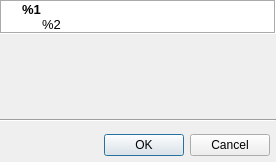
<?xml version="1.0" encoding="UTF-8"?>
<ui version="4.0">
 <class>Dialog</class>
 <widget class="QDialog" name="Dialog">
  <property name="geometry">
   <rect>
    <x>0</x>
    <y>0</y>
    <width>276</width>
    <height>162</height>
   </rect>
  </property>
  <property name="windowTitle">
   <string notr="true">Dialog</string>
  </property>
  <property name="modal">
   <bool>true</bool>
  </property>
  <layout class="QVBoxLayout" name="layout">
   <property name="margin">
    <number>0</number>
   </property>
   <item>
    <widget class="QLabel" name="header">
     <property name="styleSheet">
      <string notr="true">background-color: rgb(255, 255, 255);</string>
     </property>
     <property name="frameShape">
      <enum>QFrame::Box</enum>
     </property>
     <property name="frameShadow">
      <enum>QFrame::Sunken</enum>
     </property>
     <property name="text">
      <string notr="true">&lt;!DOCTYPE HTML PUBLIC &quot;-//W3C//DTD HTML 4.0//EN&quot; &quot;http://www.w3.org/TR/REC-html40/strict.dtd&quot;&gt;
&lt;html&gt;&lt;head&gt;&lt;meta name=&quot;qrichtext&quot; content=&quot;1&quot; /&gt;&lt;style type=&quot;text/css&quot;&gt;
p, li { white-space: pre-wrap; }
&lt;/style&gt;&lt;/head&gt;&lt;body style=&quot; font-family:'Sans Serif'; font-size:10pt; font-weight:400; font-style:normal;&quot;&gt;
&lt;p style=&quot; margin-top:0px; margin-bottom:0px; margin-left:0px; margin-right:0px; -qt-block-indent:0; text-indent:0px;&quot;&gt;&lt;span style=&quot; font-weight:600;&quot;&gt;%1&lt;/span&gt;&lt;/p&gt;
&lt;p style=&quot; margin-top:0px; margin-bottom:0px; margin-left:20px; margin-right:0px; -qt-block-indent:0; text-indent:0px;&quot;&gt;%2&lt;/p&gt;&lt;/body&gt;&lt;/html&gt;</string>
     </property>
     <property name="textFormat">
      <enum>Qt::RichText</enum>
     </property>
     <property name="wordWrap">
      <bool>true</bool>
     </property>
     <property name="margin">
      <number>6</number>
     </property>
     <property name="indent">
      <number>20</number>
     </property>
    </widget>
   </item>
   <item>
    <widget class="QWidget" name="inner" native="true">
     <property name="sizePolicy">
      <sizepolicy hsizetype="Preferred" vsizetype="Expanding">
       <horstretch>0</horstretch>
       <verstretch>0</verstretch>
      </sizepolicy>
     </property>
    </widget>
   </item>
   <item>
    <widget class="Line" name="line">
     <property name="orientation">
      <enum>Qt::Horizontal</enum>
     </property>
    </widget>
   </item>
   <item>
    <layout class="QHBoxLayout" name="layout2">
     <property name="margin">
      <number>6</number>
     </property>
     <item>
      <spacer name="horizontalSpacer">
       <property name="orientation">
        <enum>Qt::Horizontal</enum>
       </property>
       <property name="sizeHint" stdset="0">
        <size>
         <width>40</width>
         <height>20</height>
        </size>
       </property>
      </spacer>
     </item>
     <item>
      <widget class="QPushButton" name="OK">
       <property name="text">
        <string>OK</string>
       </property>
      </widget>
     </item>
     <item>
      <widget class="QPushButton" name="Cancel">
       <property name="text">
        <string>Cancel</string>
       </property>
      </widget>
     </item>
    </layout>
   </item>
  </layout>
 </widget>
 <resources/>
 <connections>
  <connection>
   <sender>OK</sender>
   <signal>clicked()</signal>
   <receiver>Dialog</receiver>
   <slot>accept()</slot>
   <hints>
    <hint type="sourcelabel">
     <x>143</x>
     <y>138</y>
    </hint>
    <hint type="destinationlabel">
     <x>137</x>
     <y>80</y>
    </hint>
   </hints>
  </connection>
  <connection>
   <sender>Cancel</sender>
   <signal>clicked()</signal>
   <receiver>Dialog</receiver>
   <slot>reject()</slot>
   <hints>
    <hint type="sourcelabel">
     <x>228</x>
     <y>138</y>
    </hint>
    <hint type="destinationlabel">
     <x>137</x>
     <y>80</y>
    </hint>
   </hints>
  </connection>
 </connections>
</ui>
